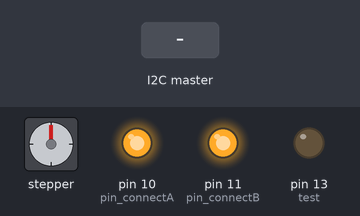
The sketch below on a simulated Arduino Uno, built with avr-gcc and run on an emulated ATmega328P. Shown: stepper motor, output pins drawn as LEDs (lit = HIGH). Wiring (inferred from the names in the program): stepper motor driver (200 steps per turn assumed): step pin 8; direction pin 9. Inputs (shaded band) come from the test bench. Pins used as bus, display or sensor lines are not drawn.

Above: at 1.2 s.
1.3 s: the I2C master sends the byte 90
Timing chart, 0 to 9.5 s (numbered marks = the images above; inputs shaded):
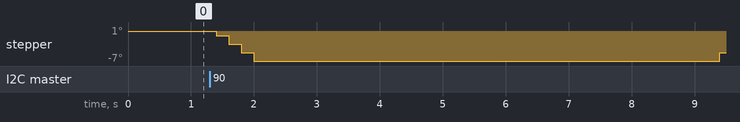

The sketch:

DriverController_1_timecontrol.ino
```cpp
#include <MsTimer2.h>
#include <Wire.h>


const int SLAVE_ADDRESS = 0x14;
const char COMM_RELAY = 120;//'c'
volatile char comm;
volatile bool blink = false;

int pin_pul = 8;
int pin_dir = 9;
int pin_connectA = 10;
int pin_connectB = 11;
bool connectAB=false;
const int tempTimer = 100;//период таймера, мс.

const int MAX_TIME_WHEEL = 500;//макс время поворота, мс.
volatile int pulsTime = 0;// <0 : влево, >0 : вправо, =0 не поворачиваем.
volatile int currTime = 0;// текущее время поворота (не больше MAX_TIME_WHEEL)
volatile bool hl = true;

void setup() {
  //-------------pin driver and relay------------------
  pinMode(pin_pul, OUTPUT);
  pinMode(pin_dir, OUTPUT);
  pinMode(pin_connectA, OUTPUT);
  pinMode(pin_connectB, OUTPUT);
  digitalWrite(pin_connectA, HIGH);
  digitalWrite(pin_connectB, HIGH);

  //-------------Timer----------------------------------
  MsTimer2::set(tempTimer, timerInterupt); // задаем период(tempTimer) прерывания по таймеру
  MsTimer2::start(); // разрешаем прерывание по таймеру

  //-------------test blink-----------------------------
  pinMode(LED_BUILTIN, OUTPUT);//test

  //-------------I2C slave init-------------------------
  Wire.begin(SLAVE_ADDRESS);
  Wire.onReceive(processMessage);
  Wire.onRequest(processAnsver);
}

void loop() {
  //================================================
  if (blink) {
    digitalWrite(LED_BUILTIN, HIGH);//////////////
  }
  else {
    digitalWrite(LED_BUILTIN, LOW);///////////////
  }
  //================================================
}

void timerInterupt() {
  //если время вращения не нулевое
  if (pulsTime != 0) {

    //если оно меньше 0, проверяем текущий поворот на
    //не превышение максимального и в случае истины
    //отправляем сигнал на поворот вправо и повышаем
    //счетчик текущего поворота
    if (pulsTime < 0) {
      if(currTime < MAX_TIME_WHEEL) {
        digitalWrite(pin_dir, HIGH);
        if (hl) currTime += tempTimer;
      }
    //в лубом случае приблихаем время вреащения к 0
    if (hl)pulsTime += tempTimer;

    //если оно больше 0, проверяем текущий поворот на
    //не превышение максимального и в случае истины
    //отправляем сигнал на поворот влево и уменьшаем
    //счетчик текущего поворота
    } else {
      if(currTime >-MAX_TIME_WHEEL) {
        digitalWrite(pin_dir, LOW);
        if (hl) currTime -= tempTimer;
      }

      if (hl)pulsTime -= tempTimer;
    }

    //если текущий счетчик поворота не превышает
    //макимальный поворот отправляем сигнал на поворот
    if(currTime < MAX_TIME_WHEEL && currTime >-MAX_TIME_WHEEL) {
      if (hl) {
        digitalWrite(pin_pul, HIGH);
      }
      else {
        digitalWrite(pin_pul, LOW);
      }
    }

    hl = !hl;

//==================================
    //blink = !blink;
//==================================

  //если время вращения стала 0 и счетчик вращения не пуст
  //уменьшаем его (или увеличиваем) в обратном направлении
  //укаывая попутно направление вращения
  } else if(currTime != 0) {
    if(currTime > 0) {
      digitalWrite(pin_dir, LOW);
      if (hl) currTime -= tempTimer;
    } else {
      digitalWrite(pin_dir, HIGH);
      if (hl) currTime += tempTimer;
    }

    //и отправляем сигнал на поворот, пока счетчик не =0
    if (hl) {
      digitalWrite(pin_pul, HIGH);
    }
    else {
      digitalWrite(pin_pul, LOW);
    }

    hl = !hl;
  }
}

void processMessage(int n) {
  if(Wire.available()) {
    comm = Wire.read();

    //если команта на переклчение реле
    if (comm == COMM_RELAY)
    {
      connectAB=!connectAB;
      if(connectAB) {
        digitalWrite(pin_connectA, LOW);
        digitalWrite(pin_connectB, LOW);

        blink = true;/////////////////////////////////
      } else {
        digitalWrite(pin_connectA, HIGH);
        digitalWrite(pin_connectB, HIGH);

        blink = false;////////////////////////////////
      }

      //если команта на вращение
    } else if (comm >= 0 && comm <= 100) {
        //если отсутствует текущая команта и счеткик пуст
        if(pulsTime==0 && currTime==0) {
          int t = comm*100 - 5000;//время поворота в мс
          pulsTime = t;
        }
    } //else if() {......}
    //-------
  }
}

void processAnsver() {
  //if(comm == 'g') {
    //Wire.write(puls);
  //}
  //if(comm == 'f') {
    //Wire.write(puls);
  //}

}
```
